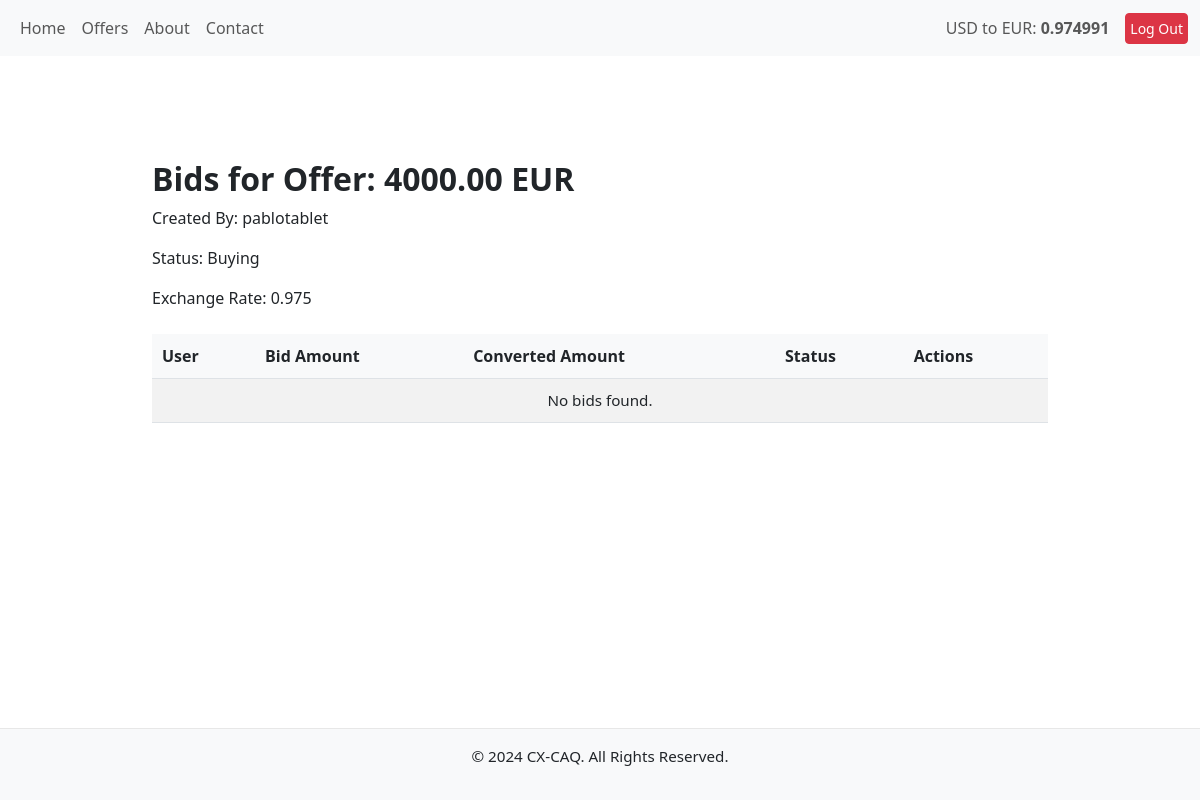
The app's page /offers/6/view_bids/ (signed in), older data.
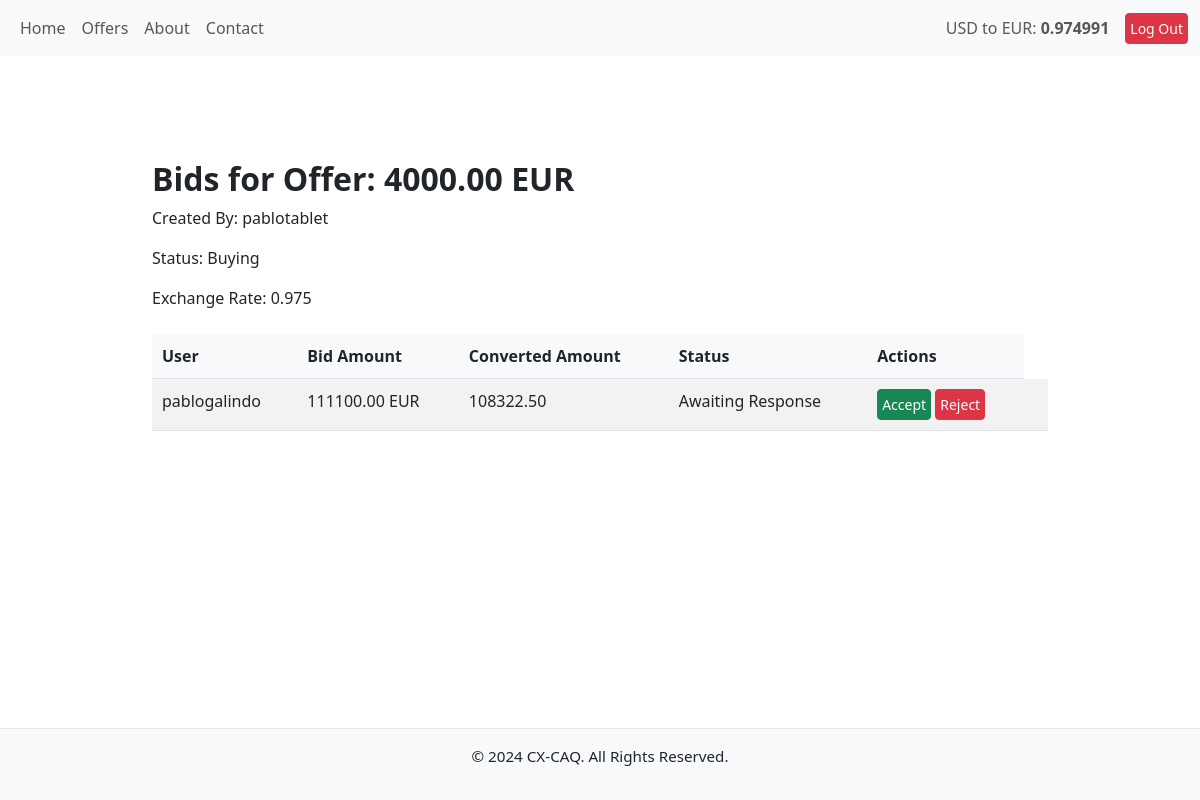
The same page, newer data.
### offers/models.py (models this page shows, shortened)
class Offer(models.Model):
    CURRENCY_CHOICES = [
        ('USD', 'US Dollar'),
        ('EUR', 'Euro'),
    ]
    RATE_TYPE_CHOICES = [
        ('FIXED', 'Fixed'),
        ('FLEXIBLE', 'Flexible'),
    ]
    user = models.ForeignKey(User, on_delete=models.CASCADE, related_name="offers")
    currency = models.CharField(max_length=3, choices=CURRENCY_CHOICES)
    amount = models.DecimalField(max_digits=10, decimal_places=2)
    exchange_rate = models.DecimalField(max_digits=8, decimal_places=3,null=True, blank=True)
    is_buying = models.BooleanField()
    rate_type = models.CharField(max_length=10, choices=RATE_TYPE_CHOICES, default='FIXED')
    created_at = models.DateTimeField(auto_now_add=True)
    class Meta:
        ordering = ['-created_at']

class Bid(models.Model):
    STATUS_CHOICES = [
        ('AWAITING', 'Awaiting Response'),
        ('ACCEPTED', 'Accepted'),
        ('REJECTED', 'Rejected'),
    ]
    offer = models.ForeignKey('Offer', on_delete=models.CASCADE, related_name='bids')
    user = models.ForeignKey(User, on_delete=models.CASCADE, related_name='bids')
    amount = models.DecimalField(max_digits=10, decimal_places=2)
    created_at = models.DateTimeField(auto_now_add=True)
    status = models.CharField(max_length=10, choices=STATUS_CHOICES, default='AWAITING')
    contact_shared = models.BooleanField(default=False)
    class Meta:
        unique_together = ('user', 'offer')  # Ensure one bid per user per offer

### offers/views.py (the view)
# urls.py: path('<int:offer_id>/view_bids/', views.view_bids, name='view_bids'),
@login_required
def view_bids(request, offer_id):
    offer = get_object_or_404(Offer, id=offer_id, user=request.user)
    bids = offer.bids.all()
    has_accepted_bids = offer.bids.filter(status='ACCEPTED').exists()
    for bid in bids:
        bid.converted_amount = (
            round(bid.amount / offer.exchange_rate if offer.currency == "USD" else bid.amount * offer.exchange_rate, 2)
        )
    return render(request, 'offers/view_bids.html', {'offer': offer, 'bids': bids, 'has_accepted_bids': has_accepted_bids})

### offers/context_processors.py (called while the page is built)
def exchange_rate_processor(request):
    try:
        latest_rate = LatestExchangeRate.objects.latest("timestamp").rate
        print(f"Latest exchange rate fetched from database: {latest_rate}")
    except LatestExchangeRate.DoesNotExist:
        try:
            latest_rate = fetch_and_update_exchange_rate()
            print(f"Latest exchange rate fetched: {latest_rate}")
        except ValueError as e:
            print(f"Error fetching exchange rate: {e}")
            latest_rate = "N/A"
    return {
        "exchange_rate": latest_rate
    }

### offers/templates/offers/view_bids.html (shortened to what this page needs)
{% extends "base.html" %}
{% block content %}
<div class="container mt-5">
    <h2>Bids for Offer: {{ offer.amount }} {{ offer.currency }}</h2>
    <p>Created By: {{ offer.user.username }}</p>
    <p>Status: {% if offer.is_buying %}Buying{% else %}Selling{% endif %}</p>
    <p>Exchange Rate: {{ offer.exchange_rate }}</p>
    <table class="table table-striped mt-4">
        <thead>
            <tr>
                <th>User</th>
                <th>Bid Amount</th>
                <th>Converted Amount</th>
                <th>Status</th>
                <th>Actions</th>
            </tr>
        </thead>
        <tbody>
            {% for bid in bids %}
            <tr>
                <td>{{ bid.user.username }}</td>
                <td>{{ bid.amount }} {{ offer.currency }}</td>
                <td>{{ bid.converted_amount }}</td>
                <td>{{ bid.get_status_display }}</td>
                <td>
                    {% if bid.status == "AWAITING" %}
                    <form method="post" action="{% url 'offers:accept_bid' bid.id %}" class="d-inline">
                        <button type="submit" class="btn btn-success btn-sm">Accept</button>
                    </form>
                    <form method="post" action="{% url 'offers:reject_bid' bid.id %}" class="d-inline">
                        <button type="submit" class="btn btn-danger btn-sm">Reject</button>
                    </form>
                    {% else %}
                    <span class="badge bg-secondary">{{ bid.get_status_display }}</span>
                    {% endif %}
                </td>
                <td>
                </td>
            </tr>
            {% empty %}
            <tr>
                <td colspan="5" class="text-center">No bids found.</td>
            </tr>
            {% endfor %}
        </tbody>
    </table>
</div>
{% endblock %}

Row changes from the older to the newer data that the page shows:
added Bid: user.username "pablogalindo", amount "111100.00", {{ offer.currency }} "EUR", converted_amount "108322.50", status "Awaiting Response", shows "Accept"
Text that changed along with them:
text no longer shown: "No bids found."
